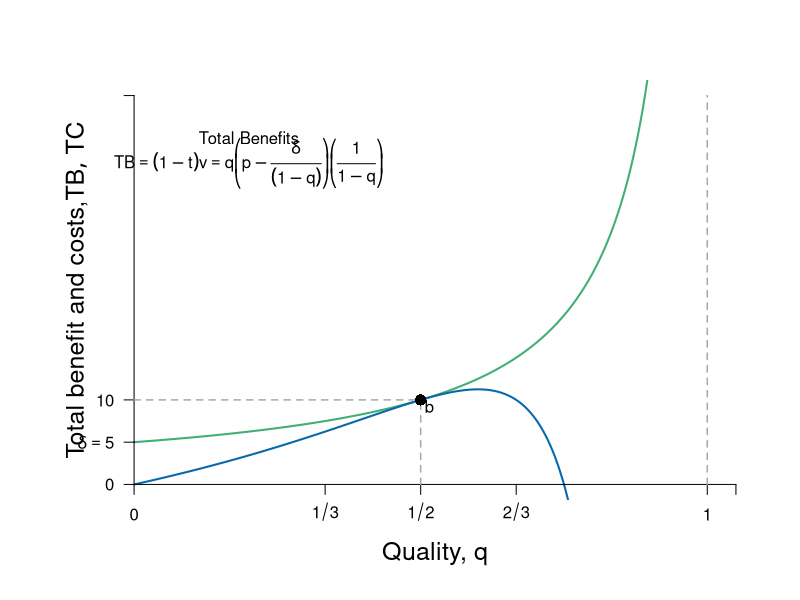

The R source for this figure:
require(ggplot2)
require(shape)
pdf(file = "information_power/information_total_benefits_costs.pdf", width = 9, height = 7)

#Set parameters for graphics
axislabelsize <- 1.5
labelsize <- 1.2
graphlinewidth <- 2
segmentlinewidth <- 1.5

COL <- c("#7fc97f", "#beaed4", "#fdc086", "#ffff99", "#386cb0", "#f0027f", "#bf5b17", "#666666")
COLA <- c("#e0f3db", "#99d8c9","#66c2a4","#41ae76", "#238b45", "#005824")
COLB <- c("#c6dbef", "#4eb3d3", "#2b8cbe", "#0868ac","#084081")
COLC <- c("#fcfbfd", "#efedf5", "#dadaeb", "#bcbddc", "#9e9ac8", "#807dba", "#6a51a3", "#54278f", "#3f007d")


#Parameters for figures
u1 <- 4
u2 <- 10
u3 <- 16
delta1 <- 2
delta2 <- 2
delta3 <- 2

uA <- function(p, q, delta = 5) {
  p - (delta) / (1 - q)
}

costs <- function(q, delta = 5) {
  (delta) / (1 - q)
}

benefits <- function(q, p = 20, delta = 5) {
  q*(p - (delta) / (1 - q))*(1/(1-q))
}

benefits2 <- function(q, p = 20, delta = 5) {
  (p - (delta) / (1 - q))*(1/(1-q))
}





COL <- c("#bae4b3", "#74c476", "#238b45")
par(mar =  c(5, 5.5, 4, 2))
xlims <- c(0, 1.05)
ylims <- c(0, 46)


plot(0, 0, xlim = xlims, ylim = ylims, type = "n",
     xlab = "",
     ylab = "",
     xaxt = "n", yaxt = "n", cex.lab = axislabelsize, bty = "n")

npts <- 500 
xx1 <- seq(0, xlims[2], length.out = npts)
xx2 <- seq(0, 0.99, length.out = npts)
# xx2 <- seq(u2 + delta2, xlims[2], length.out = npts)
# xx3 <- seq(u3 + delta3, xlims[2], length.out = npts)
# xx4 <- seq(7, 17, 0.01)

#Draw the lines for the graphs
lines(xx2, costs(xx2), col = COLA[4], lwd = graphlinewidth)
lines(xx2, benefits(xx2, p = 20), col = COLB[4], lwd = graphlinewidth)
#lines(xx2, benefits(xx2, p = 30), col = COLB[4], lwd = graphlinewidth)
#lines(xx2, benefits(xx2, p = 38), col = COLB[4], lwd = graphlinewidth)
# lines(xx2, benefits2(xx2, p = 20), col = COLB[4], lwd = graphlinewidth)
# lines(xx2, benefits2(xx2, p = 15), col = COLB[4], lwd = graphlinewidth)
# lines(xx2, benefits2(xx2, p = 30), col = COLB[4], lwd = graphlinewidth)
#lines(xx2, mb(xx2, p = 30), col = COLA[4], lwd = graphlinewidth)
#lines(xx1, mc(xx1), col = COLB[4], lwd = graphlinewidth)
#lines(xx3, indiffFn3(xx3), col = COLA[4], lwd = graphlinewidth)
#lines(xx4, tangentLine(xx4), col = "darkgrey", lty = 2, lwd = graphlinewidth)

#Customize ticks and labels for the plot
ticksy <- c(0, 5, 10, ylims[2])
ylabels <- c(0, expression(paste(delta == 5)), expression(paste(10)),  NA)
ticksx <- c(0, 1/3, 0.5, 2/3, 1, xlims[2])
xlabels <- c(0, expression(paste(1/3)), expression(paste(1/2)), expression(paste(2/3)), 1, NA)
axis(1, at = ticksx, pos = 0, labels = xlabels)
axis(2, at = ticksy, pos = 0, labels = ylabels, las = 1)

mtext(expression(paste("Quality, ", q)), side=1, line = 2.5, cex = axislabelsize)
text(- 0.1, ylims[2] - 0.5*(ylims[2] - ylims[1]), expression(paste("Total benefit and costs,", list(TB, TC))), xpd = TRUE, cex = axislabelsize, srt = 90) 
#text(- 0.1, ylims[2] - 0.5*(ylims[2] - ylims[1]), expression(paste()), xpd = TRUE, cex = axislabelsize, srt = 90) 



#Annotation of the three indifference curves
# text(0.15, 5, expression(paste("Marginal Cost")))
# text(0.15, 2.5, expression(paste(mc == u[q], phantom() == frac(delta,(1-q)^2))))


text(0.2, 41, expression(paste("Total Benefits")))
text(0.2, 38, expression(paste(TB == (1-t)*v, phantom() == q*bgroup( "(",p - frac(delta,(1-q)),")" )*bgroup( "(", frac(1,1-q), ")") )))
# 
# text(0.58, 12, expression(paste(mb[1])))
# text(0.58, 10, expression(paste("at ", p == 15)))
# 
# text(0.76, 12, expression(paste(mb[2])))
# text(0.76, 10, expression(paste("at ", p == 20)))
# 
# text(0.88, 12, expression(paste(mb[3])))
# text(0.88, 10, expression(paste("at ", p == 30)))


#Line for the max quality, q = 1 
segments(1, 0, 1, ylims[2], lty = 2, col = "darkgray", lwd = segmentlinewidth)
#Annotating line of 100% quality
text(20, 1.025, expression(paste("Maximum level of quality, q")))


segments(0.5, 0, 0.5, 10, lty = 2, col = "darkgray", lwd = segmentlinewidth)
segments(0, 10, 0.5, 10, lty = 2, col = "darkgray", lwd = segmentlinewidth)
points(0.5, 10, pch = 16, col = "black", cex = 1.5)
text(0.5 + 0.015, 10 - 0.75, expression(paste(b)))


# segments(0.5, 0, 0.5, 20, lty = 2, col = "darkgray", lwd = segmentlinewidth)
# segments(0, 20, 0.5, 20, lty = 2, col = "darkgray", lwd = segmentlinewidth)
# points(0.5, 20, pch = 16, col = "black", cex = 1.5)
# text(0.5 + 0.015, 20 - 0.75, expression(paste(b)))
# 
# segments(2/3, 0, 2/3, 45, lty = 2, col = "darkgray", lwd = segmentlinewidth)
# segments(0, 45, 2/3, 45, lty = 2, col = "darkgray", lwd = segmentlinewidth)
# points(2/3, 45, pch = 16, col = "black", cex = 1.5)
# text(2/3 + 0.015, 45 - 0.75, expression(paste(c)))
# 
# segments(1/3, 0, 1/3, 11.25, lty = 2, col = "darkgray", lwd = segmentlinewidth)
# segments(0, 11.25, 1/3, 11.25, lty = 2, col = "darkgray", lwd = segmentlinewidth)
# points(1/3, 11.25, pch = 16, col = "black", cex = 1.5)
# text(1/3 + 0.015, 11.25 - 0.75, expression(paste(a)))

#Add a point for the tangency
points(12, 0.75, pch = 16, col = "black", cex = 1.5)

#Arrow to Slope of BRF
Arrows(10, 0.8, 12, 0.8, col = "black", lty = 1, lwd = 1.5, arr.type = "triangle")
text(5, 0.8, expression(paste("Slope = MRS = ", -frac(1, u[q]))))
text(5.4, 0.73, expression(paste(" = ", frac(delta, (1-q)^2))))
dev.off()
